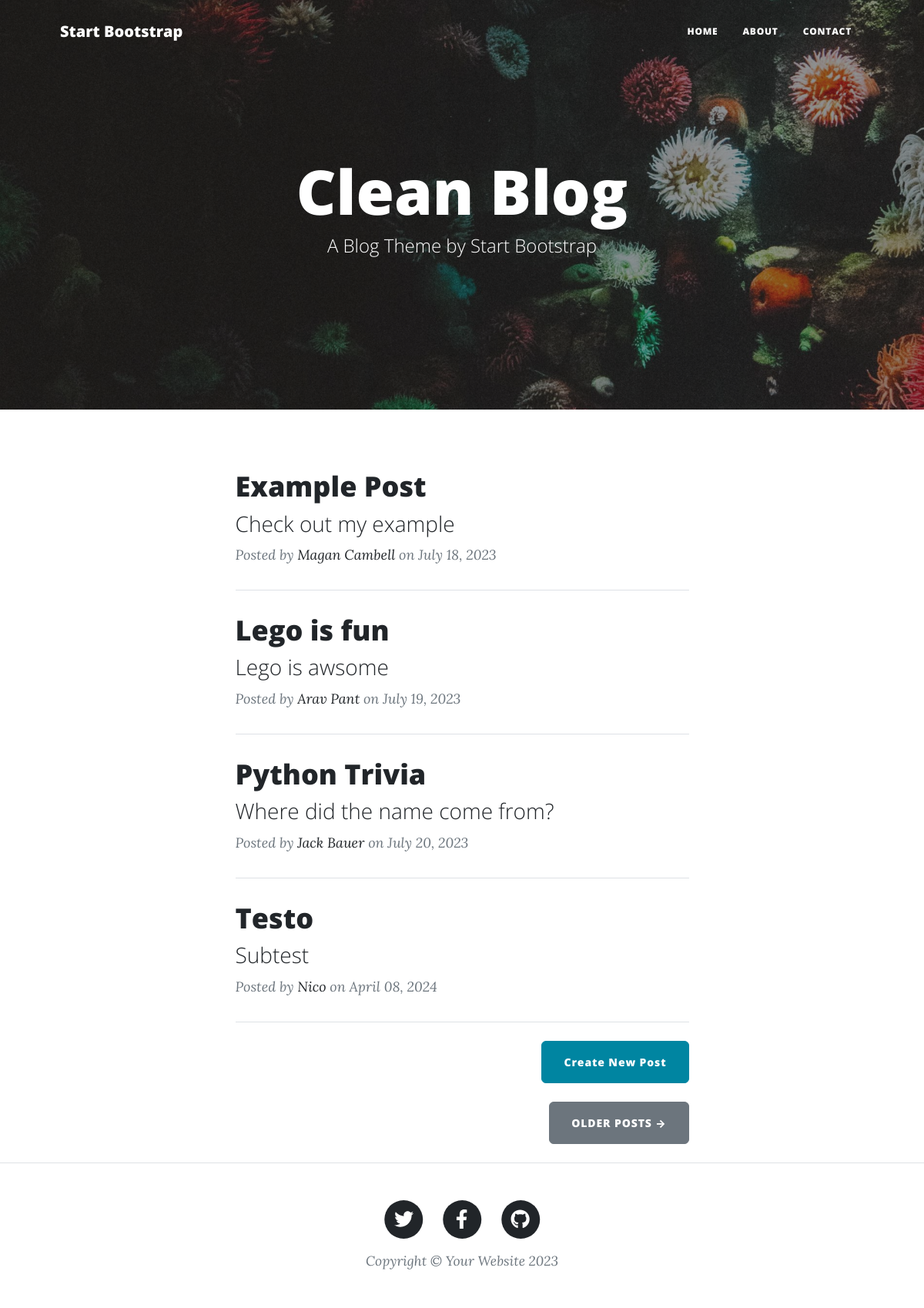
Before: / with the older database file.
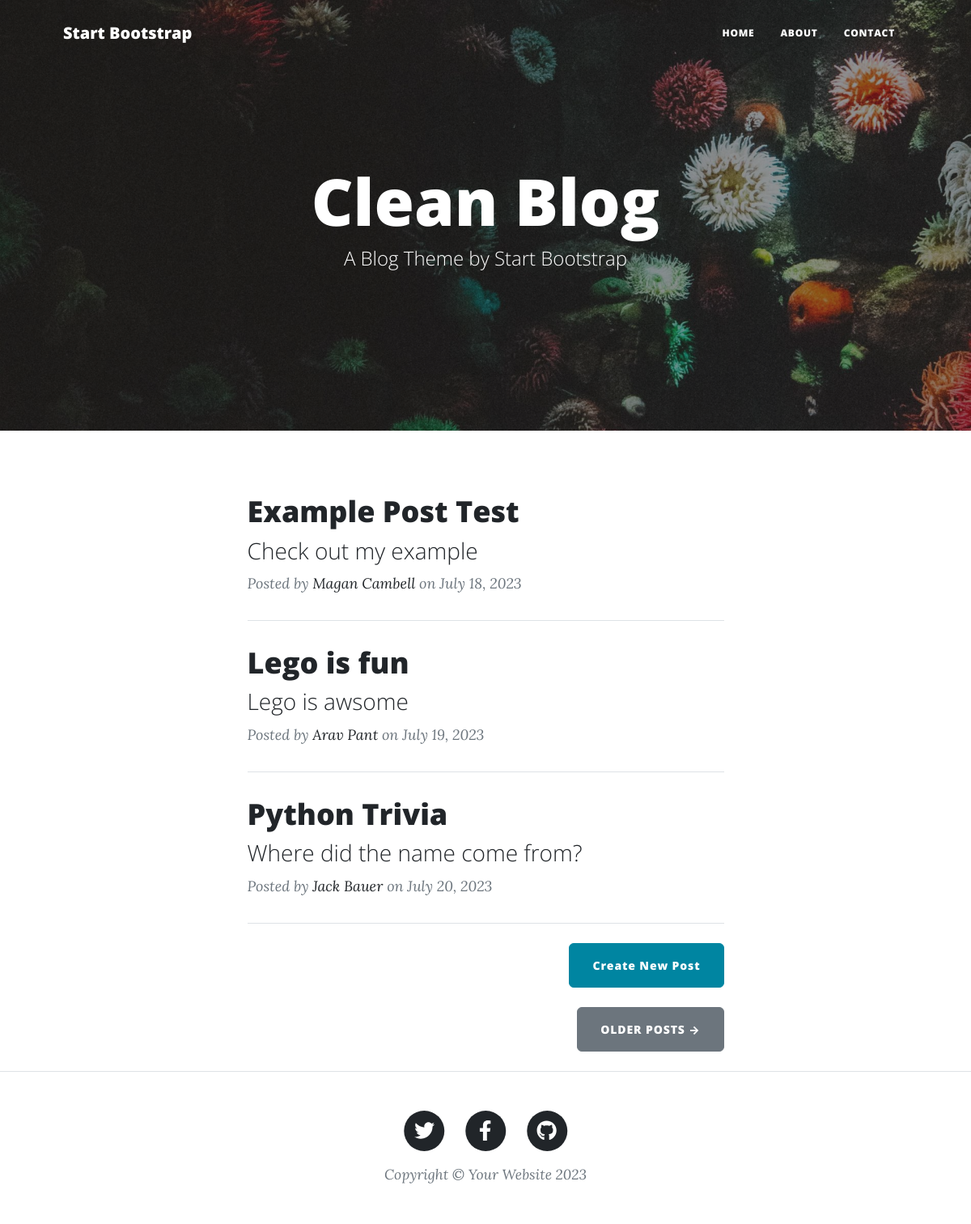
After: the same page with the newer database file.
### main.py (models this page shows)
class BlogPost(db.Model):
    id: Mapped[int] = mapped_column(Integer, primary_key=True)
    title: Mapped[str] = mapped_column(String(250), unique=True, nullable=False)
    subtitle: Mapped[str] = mapped_column(String(250), nullable=False)
    date: Mapped[str] = mapped_column(String(250), nullable=False)
    body: Mapped[str] = mapped_column(Text, nullable=False)
    author: Mapped[str] = mapped_column(String(250), nullable=False)
    img_url: Mapped[str] = mapped_column(String(250), nullable=False)

### main.py (the view)
@app.route('/')
def get_all_posts():
    posts = db.session.query(BlogPost).all()
    return render_template("index.html", all_posts=posts)

### templates/index.html
{% include "header.html" %}
<header
  class="masthead"
  style="background-image: url('../static/assets/img/home-bg.jpg')"
>
  <div class="container position-relative px-4 px-lg-5">
    <div class="row gx-4 gx-lg-5 justify-content-center">
      <div class="col-md-10 col-lg-8 col-xl-7">
        <div class="site-heading">
          <h1>Clean Blog</h1>
          <span class="subheading">A Blog Theme by Start Bootstrap</span>
        </div>
      </div>
    </div>
  </div>
</header>
<div class="container px-4 px-lg-5">
  <div class="row gx-4 gx-lg-5 justify-content-center">
    <div class="col-md-10 col-lg-8 col-xl-7">
      {% for post in all_posts %}
      <div class="post-preview">
        <a href="{{ url_for('show_post', post_id=post.id) }}">
          <h2 class="post-title">{{ post.title }}</h2>
          <h3 class="post-subtitle">{{ post.subtitle }}</h3>
        </a>
        <p class="post-meta">
          Posted by
          <a href="#">{{post.author}}</a>
          on {{post.date}}
        </p>
      </div>
      <hr class="my-4" />
      {% endfor %}
      <div class="d-flex justify-content-end mb-4">
        <a
          class="btn btn-primary float-right"
          href="{{url_for('add_new_post')}}"
          >Create New Post</a
        >
      </div>
      <div class="d-flex justify-content-end mb-4">
        <a class="btn btn-secondary text-uppercase" href="#!">Older Posts →</a>
      </div>
    </div>
  </div>
</div>
{% include "footer.html" %}

### templates/header.html (shortened to what this page needs)
<!DOCTYPE html>
<html lang="en">
  <head>
    {% block styles %}
    {{ bootstrap.load_css() }}
    <link
      href="{{ url_for('static', filename='css/styles.css') }}"
      rel="stylesheet"
    />
    {% endblock %}
  </head>
  <body>
    <nav class="navbar navbar-expand-lg navbar-light" id="mainNav">
      <div class="container px-4 px-lg-5">
        <a class="navbar-brand" href="/">Start Bootstrap</a>
        <div class="collapse navbar-collapse" id="navbarResponsive">
          <ul class="navbar-nav ms-auto py-4 py-lg-0">
            <li class="nav-item">
              <a
                class="nav-link px-lg-3 py-3 py-lg-4"
                href="{{ url_for('get_all_posts') }}"
                >Home</a
              >
            </li>
            <li class="nav-item">
              <a
                class="nav-link px-lg-3 py-3 py-lg-4"
                href="{{ url_for('about') }}"
                >About</a
              >
            </li>
            <li class="nav-item">
              <a
                class="nav-link px-lg-3 py-3 py-lg-4"
                href="{{ url_for('contact') }}"
                >Contact</a
              >
            </li>
          </ul>
        </div>
      </div>
    </nav>

### templates/footer.html (shortened to what this page needs)
        <footer class="border-top">
          <div class="container px-4 px-lg-5">
              <div class="row gx-4 gx-lg-5 justify-content-center">
                  <div class="col-md-10 col-lg-8 col-xl-7">
                      <ul class="list-inline text-center">
                          <li class="list-inline-item">
                              <a href="#!">
                                  <span class="fa-stack fa-lg">
                                      <i class="fas fa-circle fa-stack-2x"></i>
                                      <i class="fab fa-twitter fa-stack-1x fa-inverse"></i>
                                  </span>
                              </a>
                          </li>
                          <li class="list-inline-item">
                              <a href="#!">
                                  <span class="fa-stack fa-lg">
                                      <i class="fas fa-circle fa-stack-2x"></i>
                                      <i class="fab fa-facebook-f fa-stack-1x fa-inverse"></i>
                                  </span>
                              </a>
                          </li>
                          <li class="list-inline-item">
                              <a href="#!">
                                  <span class="fa-stack fa-lg">
                                      <i class="fas fa-circle fa-stack-2x"></i>
                                      <i class="fab fa-github fa-stack-1x fa-inverse"></i>
                                  </span>
                              </a>
                          </li>
                      </ul>
                      <div class="small text-center text-muted fst-italic">Copyright &copy; Your Website 2023</div>
                  </div>
              </div>
          </div>
      </footer>
  </body>
</html>

Changed rows visible on the page:
removed BlogPost: title "Testo", subtitle "Subtest", author "Nico", date "April 08, 2024"
changed BlogPost "Check out my example": title "Example Post" → "Example Post Test"
